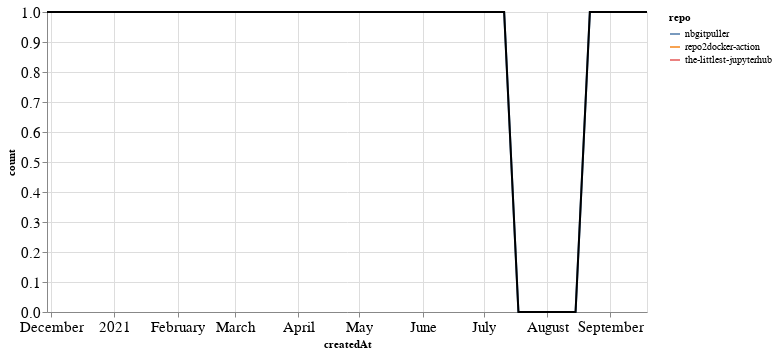

Notebook code cell kept with this figure:
### Markdown cell above
### PRs

### Code cell
prs_time = prs.groupby('repo').resample('W', on='createdAt').count()['author'].reset_index()
prs_time = prs_time.rename(columns={'author': 'count'})
prs_time_total = prs_time.groupby('createdAt').agg({"count": "sum"}).reset_index()

ch1 = alt.Chart(prs_time, width=600).mark_line().encode(
    x='createdAt',
    y='count',
    color='repo',
    tooltip="repo"
)

ch2 = alt.Chart(prs_time_total, width=600).mark_line(color="black").encode(
    x='createdAt',
    y='count',
)

ch1 + ch2

### Figure 1 — Vega-Lite specification as saved in the notebook (floating-point values rounded to 4 significant figures)
{"config": {"axisLeft": {"labelFontSize": 15}, "axisBottom": {"labelFontSize": 15}}, "layer": [{"data": {"name": "data-35ff404ae0f438f8f4294f940f1ef73e"}, "mark": "line", "encoding": {"color": {"type": "nominal", "field": "repo"}, "tooltip": {"type": "nominal", "field": "repo"}, "x": {"type": "temporal", "field": "createdAt"}, "y": {"type": "quantitative", "field": "count"}}, "width": 600}, {"data": {"name": "data-388eea3dd4916bf0a8d523111adbd73e"}, "mark": {"type": "line", "color": "black"}, "encoding": {"x": {"type": "temporal", "field": "createdAt"}, "y": {"type": "quantitative", "field": "count"}}, "width": 600}], "$schema": "https://vega.github.io/schema/vega-lite/v4.8.1.json", "datasets": {"data-35ff404ae0f438f8f4294f940f1ef73e": [{"repo": "nbgitpuller", "createdAt": "2021-07-11T00:00:00", "count": 1}, {"repo": "nbgitpuller", "createdAt": "2021-07-18T00:00:00", "count": 0}, {"repo": "nbgitpuller", "createdAt": "2021-07-25T00:00:00", "count": 0}, {"repo": "nbgitpuller", "createdAt": "2021-08-01T00:00:00", "count": 0}, {"repo": "nbgitpuller", "createdAt": "2021-08-08T00:00:00", "count": 0}, {"repo": "nbgitpuller", "createdAt": "2021-08-15T00:00:00", "count": 0}, {"repo": "nbgitpuller", "createdAt": "2021-08-22T00:00:00", "count": 1}, {"repo": "nbgitpuller", "createdAt": "2021-08-29T00:00:00", "count": 1}, {"repo": "repo2docker-action", "createdAt": "2021-09-12T00:00:00", "count": 1}, {"repo": "repo2docker-action", "createdAt": "2021-09-19T00:00:00", "count": 1}, {"repo": "the-littlest-jupyterhub", "createdAt": "2020-11-29T00:00:00", "count": 1}], "data-388eea3dd4916bf0a8d523111adbd73e": [{"createdAt": "2020-11-29T00:00:00", "count": 1}, {"createdAt": "2021-07-11T00:00:00", "count": 1}, {"createdAt": "2021-07-18T00:00:00", "count": 0}, {"createdAt": "2021-07-25T00:00:00", "count": 0}, {"createdAt": "2021-08-01T00:00:00", "count": 0}, {"createdAt": "2021-08-08T00:00:00", "count": 0}, {"createdAt": "2021-08-15T00:00:00", "count": 0}, {"createdAt": "2021-08-22T00:00:00", "count": 1}, {"createdAt": "2021-08-29T00:00:00", "count": 1}, {"createdAt": "2021-09-12T00:00:00", "count": 1}, {"createdAt": "2021-09-19T00:00:00", "count": 1}]}}
